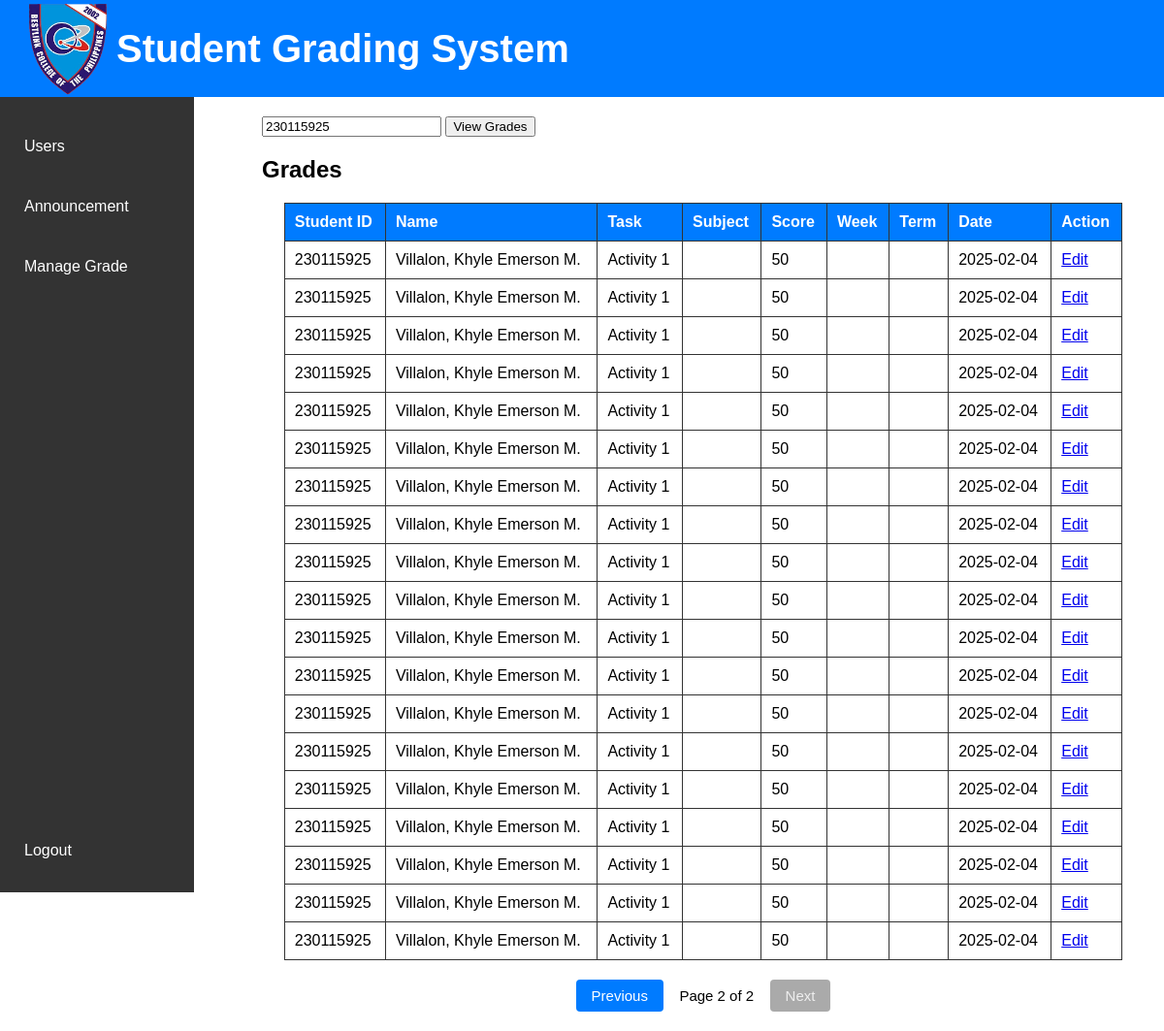
Page /admin/view.php?id=230115925&page=2 on the committed database.
### tables this page shows
CREATE TABLE `grades` (
  `student_id` int(20) NOT NULL,
  `student_name` varchar(100) NOT NULL,
  `task_name` varchar(100) NOT NULL,
  `score` int(11) NOT NULL,
  `date` date NOT NULL,
  `week` varchar(20) DEFAULT NULL,
  `term` varchar(20) DEFAULT NULL,
  `subject` varchar(100) DEFAULT NULL
);

### admin/view.php (the view, shortened to what this page needs)
<?php
include "../db.php";
$records_per_page = 20;
$page = isset($_GET['page']) ? max(1, (int)$_GET['page']) : 1;
$offset = ($page - 1) * $records_per_page;
$search = '';
$result = null;
if (isset($_GET['id']) && $_GET['id'] !== '') {
    $search = $_GET['id'];
    $stmt = $conn->prepare("
        SELECT student_id, student_name, task_name, score, week, term, date, subject
          FROM grades
         WHERE student_id = ? OR student_name LIKE ?
         ORDER BY date DESC
         LIMIT ?, ?");
    $like = "%" . $search . "%";
    $stmt->bind_param("ssii", $search, $like, $offset, $records_per_page);
    $stmt->execute();
    $result = $stmt->get_result();
}
if ($search !== '') {
    $count_stmt = $conn->prepare("SELECT COUNT(*) FROM grades WHERE student_id = ? OR student_name LIKE ?");
    $count_like = "%" . $search . "%";
    $count_stmt->bind_param("ss", $search, $count_like);
    $count_stmt->execute();
    $total_rows = $count_stmt->get_result()->fetch_row()[0];
} else {
    $total_stmt = $conn->prepare("SELECT COUNT(*) FROM grades");
    $total_stmt->execute();
    $total_rows = $total_stmt->get_result()->fetch_row()[0];
    $total_stmt->close();
}
$total_pages = max(1, ceil($total_rows / $records_per_page));
?>
<!DOCTYPE html>
<html>
<head>
</head>
<body>
    <h1 class="title"><img src="BCP.png" style="width:100px; height:auto;"> Student Grading System</h1>
    <div class="sidebar">
        <a href="/grading-system/admin/admin.php">Users</a>
        <a href="/grading-system/admin/announcement.php">Announcement</a>
        <a href="/grading-system/admin/view.php">Manage Grade</a>
        <br><br><br><br><br><br><br><br><br><br><br><br>
        <br><br><br><br><br><br><br><br><br><br><br><br><br><br><br><br><br><br>
        <a href="/grading-system/login.php?logout=1">Logout</a>
    </div>
    <div class="main-content">
        <form method="GET" action="view.php">
            <input type="text" name="id" placeholder="Enter your Student ID or Name" value="<?= htmlspecialchars($search) ?>" required>
            <button type="submit">View Grades</button>
        </form>
        <h2>Grades</h2>
        <?php if ($result && $result->num_rows): ?>
        <table>
            <tr>
                <th>Student ID</th><th>Name</th><th>Task</th><th>Subject</th><th>Score</th>
                <th>Week</th><th>Term</th><th>Date</th><th>Action</th>
            </tr>
            <?php while ($row = $result->fetch_assoc()): ?>
            <tr>
                <td><?= htmlspecialchars($row["student_id"]) ?></td>
                <td><?= htmlspecialchars($row["student_name"]) ?></td>
                <td><?= htmlspecialchars($row["task_name"]) ?></td>
                <td><?= htmlspecialchars($row["subject"]) ?></td>
                <td><?= htmlspecialchars($row["score"]) ?></td>
                <td><?= htmlspecialchars($row["week"]) ?></td>
                <td><?= htmlspecialchars($row["term"]) ?></td>
                <td><?= htmlspecialchars($row["date"]) ?></td>
                <td>
                  <a href="edit_grade.php
                    ?id=<?= urlencode($row['student_id']) ?>
                    &task=<?= urlencode($row['task_name']) ?>
                    &week=<?= urlencode(trim($row['week'])) ?>
                    &term=<?= urlencode(trim($row['term'])) ?>
                    &subject=<?= urlencode(trim($row['subject'])) ?>">Edit</a>
                </td>
            </tr>
            <?php endwhile; ?>
        </table>
        <?php else: ?>
          <p style="text-align:center;">No grades found.</p>
        <?php endif; ?>
        <div class="divider" style="text-align:center;margin-top:20px;">
            <a class="pagination-btn<?= $page <= 1 ? ' disabled' : '' ?>"
               href="<?= $page <= 1 ? '#' : '?id=' . urlencode($search) . '&page=' . ($page - 1) ?>"
               <?= $page <= 1 ? 'tabindex="-1" aria-disabled="true"' : '' ?>>Previous</a>
            <span class="pagination-info">Page <?= $page ?> of <?= $total_pages ?></span>
            <a class="pagination-btn<?= $page >= $total_pages ? ' disabled' : '' ?>"
               href="<?= $page >= $total_pages ? '#' : '?id=' . urlencode($search) . '&page=' . ($page + 1) ?>"
               <?= $page >= $total_pages ? 'tabindex="-1" aria-disabled="true"' : '' ?>>Next</a>
        </div>
    </div>
</body>
</html>

### admin/view.php (style rules this page uses)
body { font-family: Arial, sans-serif; margin: 0; }
.title { background-color: #007bff; width: 100%; font-size: 40px; height: 100px; position: fixed; margin-top: -100px; align-items: center; display: flex; padding-left: 20px; color: white; }
.sidebar { width: 200px; background-color: #333; height: 100vh; position: fixed; padding-top: 20px; }
.sidebar a { display: block; color: white; padding: 22px 25px; text-decoration: none; transition: background 0.3s; }
.main-content { margin-top: 100px; margin-left: 250px; padding: 20px; }
table { border-collapse: collapse; width: 95%; margin: auto; }
th, td { border: 1px solid #333; padding: 10px; text-align: left; }
th { background-color: #007bff; color: white; }
.pagination-btn { display: inline-block; margin: 0 2px; padding: 8px 16px; background: #007bff; color: #fff; border-radius: 4px; text-decoration: none; border: none; font-size: 15px; transition: background 0.2s; }
.pagination-btn:disabled, .pagination-btn.disabled { background: #aaa; cursor: not-allowed; pointer-events: none; color: #eee; }
.pagination-info { margin: 0 10px; font-size: 15px; }

### rows in the picture
grades: student "230115925", student_name "Villalon, Khyle Emerson M.", task_name "Activity 1", score "50", date "2025-02-04"
grades: student "230115925", student_name "Villalon, Khyle Emerson M.", task_name "Activity 1", score "50", date "2025-02-04"
grades: student "230115925", student_name "Villalon, Khyle Emerson M.", task_name "Activity 1", score "50", date "2025-02-04"
grades: student "230115925", student_name "Villalon, Khyle Emerson M.", task_name "Activity 1", score "50", date "2025-02-04"
grades: student "230115925", student_name "Villalon, Khyle Emerson M.", task_name "Activity 1", score "50", date "2025-02-04"
grades: student "230115925", student_name "Villalon, Khyle Emerson M.", task_name "Activity 1", score "50", date "2025-02-04"
grades: student "230115925", student_name "Villalon, Khyle Emerson M.", task_name "Activity 1", score "50", date "2025-02-04"
grades: student "230115925", student_name "Villalon, Khyle Emerson M.", task_name "Activity 1", score "50", date "2025-02-04"
grades: student "230115925", student_name "Villalon, Khyle Emerson M.", task_name "Activity 1", score "50", date "2025-02-04"
grades: student "230115925", student_name "Villalon, Khyle Emerson M.", task_name "Activity 1", score "50", date "2025-02-04"
grades: student "230115925", student_name "Villalon, Khyle Emerson M.", task_name "Activity 1", score "50", date "2025-02-04"
grades: student "230115925", student_name "Villalon, Khyle Emerson M.", task_name "Activity 1", score "50", date "2025-02-04"
grades: student "230115925", student_name "Villalon, Khyle Emerson M.", task_name "Activity 1", score "50", date "2025-02-04"
grades: student "230115925", student_name "Villalon, Khyle Emerson M.", task_name "Activity 1", score "50", date "2025-02-04"
grades: student "230115925", student_name "Villalon, Khyle Emerson M.", task_name "Activity 1", score "50", date "2025-02-04"
grades: student "230115925", student_name "Villalon, Khyle Emerson M.", task_name "Activity 1", score "50", date "2025-02-04"
grades: student "230115925", student_name "Villalon, Khyle Emerson M.", task_name "Activity 1", score "50", date "2025-02-04"
grades: student "230115925", student_name "Villalon, Khyle Emerson M.", task_name "Activity 1", score "50", date "2025-02-04"
grades: student "230115925", student_name "Villalon, Khyle Emerson M.", task_name "Activity 1", score "50", date "2025-02-04"

### other values in the picture
$page "2"
$total_pages "2"
